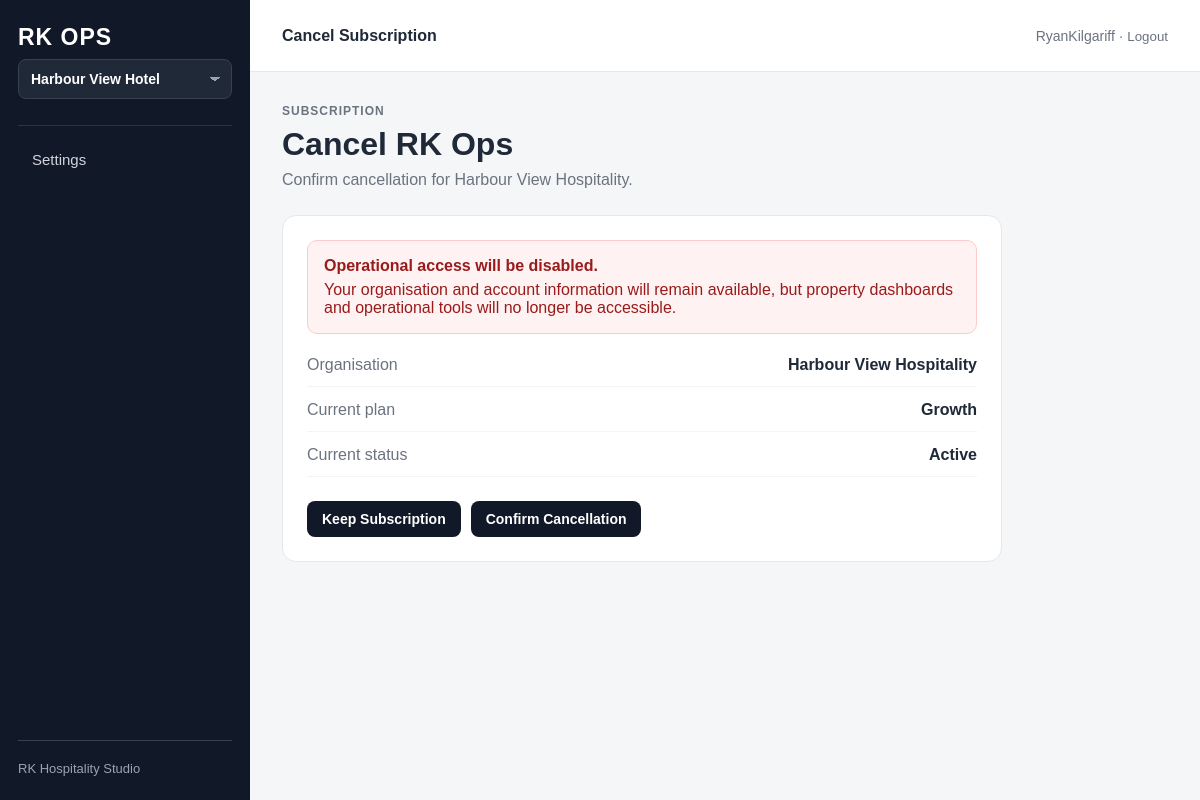
Page /account/harbour-view-hospitality/subscription/cancel/confirm/ (signed in) on the earlier database version.
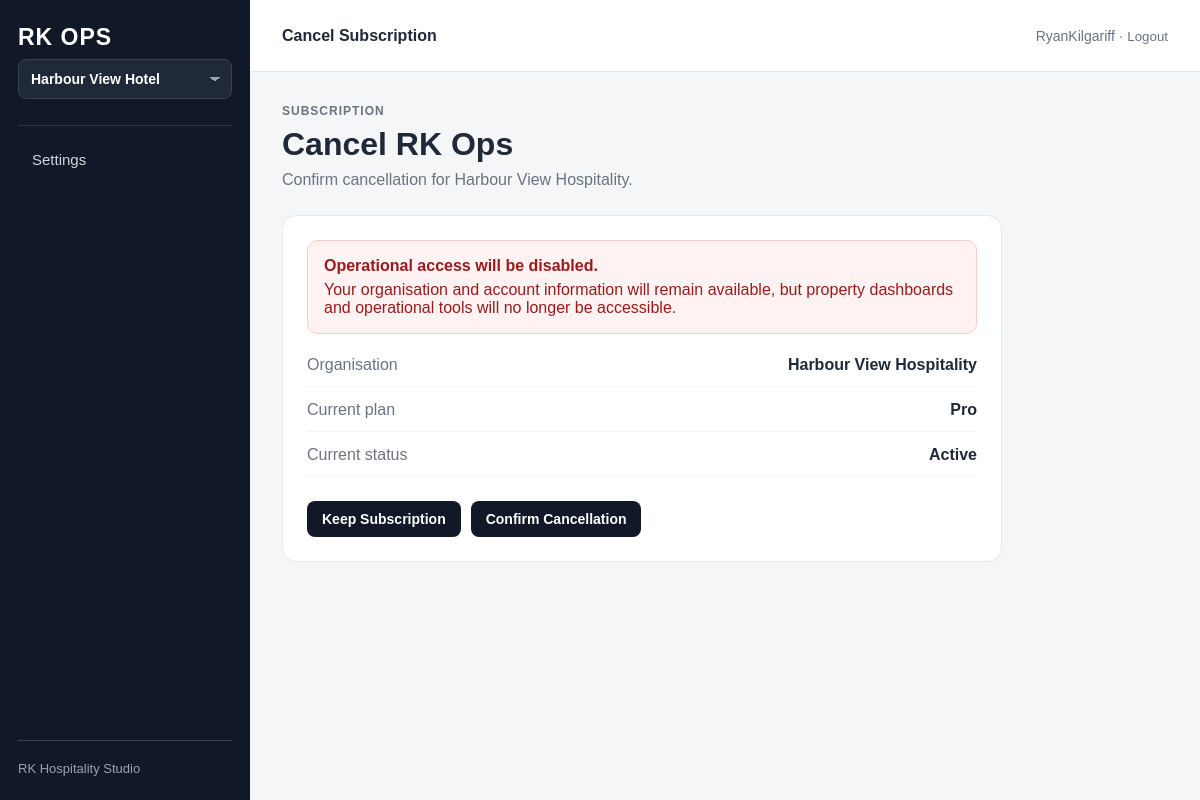
Same page on the later database version.
### properties/models.py (models this page shows, shortened)
class OrganisationSubscription(models.Model):
    class Plan(models.TextChoices):
        FOUNDER_BETA = "founder_beta", "Founder Beta"
        STARTER = "starter", "Starter"
        GROWTH = "growth", "Growth"
        PRO = "pro", "Pro"
    class Status(models.TextChoices):
        TRIAL = "trial", "Trial"
        ACTIVE = "active", "Active"
        PAST_DUE = "past_due", "Past Due"
        CANCELLED = "cancelled", "Cancelled"
        SUSPENDED = "suspended", "Suspended"
    class BillingProvider(models.TextChoices):
        MANUAL = "manual", "Manual"
        STRIPE = "stripe", "Stripe"
        PAYPAL = "paypal", "PayPal"
    PLAN_CONFIG = {
        Plan.FOUNDER_BETA: {
            "public": False,
            "monthly_price": 29,
            "property_limit": 5,
            "member_limit": 25,
            "features": [
                "Core operations dashboard",
                "Tasks and issues",
                "Checklists",
                "Handover",
                "Team access",
                "Recurring tasks",
                "Escalations",
            ],
        },
        Plan.STARTER: {
            "public": True,
            "monthly_price": 39,
            "property_limit": 1,
            "member_limit": 8,
            "features": [
                "Core operations dashboard",
                "Tasks and issues",
                "Checklists",
                "Handover",
                "Team access",
            ],
        },
        Plan.GROWTH: {
            "public": True,
            "monthly_price": 69,
            "property_limit": 3,
            "member_limit": 20,
            "features": [
                "Everything in Starter",
                "Recurring tasks",
                "Operational analytics",
                "Escalations",
            ],
        },
        Plan.PRO: {
            "public": True,
            "monthly_price": 119,
            "property_limit": 10,
            "member_limit": 50,
            "features": [
                "Everything in Growth",
                "Multi-property operations",
                "Advanced workload visibility",
                "Priority support",
            ],
        },
    }
    billing_provider = models.CharField(
        max_length=20,
        choices=BillingProvider.choices,
        default=BillingProvider.MANUAL,
    )
    provider_customer_id = models.CharField(
        max_length=255,
        blank=True,
    )
    provider_subscription_id = models.CharField(
        max_length=255,
        blank=True,
    )
    provider_reference = models.CharField(
        max_length=255,
        blank=True,
    )
    billing_metadata = models.JSONField(
        default=dict,
        blank=True,
    )
    organisation = models.OneToOneField(
        Organisation,
        on_delete=models.CASCADE,
        related_name="subscription",
    )
    plan = models.CharField(
        max_length=30,
        choices=Plan.choices,
        default=Plan.FOUNDER_BETA,
    )
    status = models.CharField(
        max_length=20,
        choices=Status.choices,
        default=Status.ACTIVE,
    )
    property_limit = models.PositiveIntegerField(
        default=1,
    )
    member_limit = models.PositiveIntegerField(
        default=10,
    )
    trial_ends_at = models.DateTimeField(
        null=True,
        blank=True,
    )
    current_period_ends_at = models.DateTimeField(
        null=True,
        blank=True,
    )
    cancelled_at = models.DateTimeField(
        null=True,
        blank=True,
    )
    created_at = models.DateTimeField(
        auto_now_add=True,
    )
    updated_at = models.DateTimeField(
        auto_now=True,
    )

### operations/views.py (the view)
@login_required
def organisation_subscription_cancel_confirm(
    request,
    organisation_slug,
):
    organisation = (
        require_organisation_management_access(
            request.user,
            organisation_slug,
        )
    )
    try:
        subscription = organisation.subscription
    except OrganisationSubscription.DoesNotExist:
        raise PermissionDenied(
            "This organisation does not have "
            "a subscription."
        )
    return render(
        request,
        "operations/subscription_cancel_confirm.html",
        {
            "organisation": organisation,
            "subscription": subscription,
            "active_page": "account",
        },
    )

### operations/utils.py (called while the page is built, shortened)
def get_organisation_for_user(
    user,
    organisation_slug,
):
    organisation = get_object_or_404(
        Organisation,
        slug=organisation_slug,
        is_active=True,
    )
    if user.is_superuser:
        return organisation, None

def require_organisation_management_access(
    user,
    organisation_slug,
):
    organisation, membership = (
        get_organisation_for_user(
            user,
            organisation_slug,
        )
    )
    if user.is_superuser:
        return organisation

### operations/templates/operations/subscription_cancel_confirm.html (shortened to what this page needs)
{% extends "operations/base.html" %}
{% block topbar_title %}
Cancel Subscription
{% endblock %}
{% block content %}
<p class="page-eyebrow">
    Subscription
</p>
<h1 class="page-title">
    Cancel RK Ops
</h1>
<p class="page-subtitle">
    Confirm cancellation for {{ organisation.name }}.
</p>
<div class="confirm-card">
    <div class="confirm-warning">
        <strong>
            Operational access will be disabled.
        </strong>
        <p>
            Your organisation and account information
            will remain available, but property
            dashboards and operational tools will no
            longer be accessible.
        </p>
    </div>
    <div class="confirm-summary">
        <div>
            <span>Organisation</span>
            <strong>
                {{ organisation.name }}
            </strong>
        </div>
        <div>
            <span>Current plan</span>
            <strong>
                {{ subscription.get_plan_display }}
            </strong>
        </div>
        <div>
            <span>Current status</span>
            <strong>
                {{ subscription.get_status_display }}
            </strong>
        </div>
    </div>
    <div class="confirm-actions">
        <a
            href="{% url 'operations:organisation_account' organisation.slug %}"
            class="button secondary-action"
        >
            Keep Subscription
        </a>
        <form
            method="post"
            action="{% url 'operations:organisation_subscription_cancel' organisation.slug %}"
        >
            <button
                type="submit"
                class="button danger-action"
            >
                Confirm Cancellation
            </button>
        </form>
    </div>
</div>
{% endblock %}

Differences in the rows shown:
changed OrganisationSubscription "Active": plan "Growth" → "Pro"
